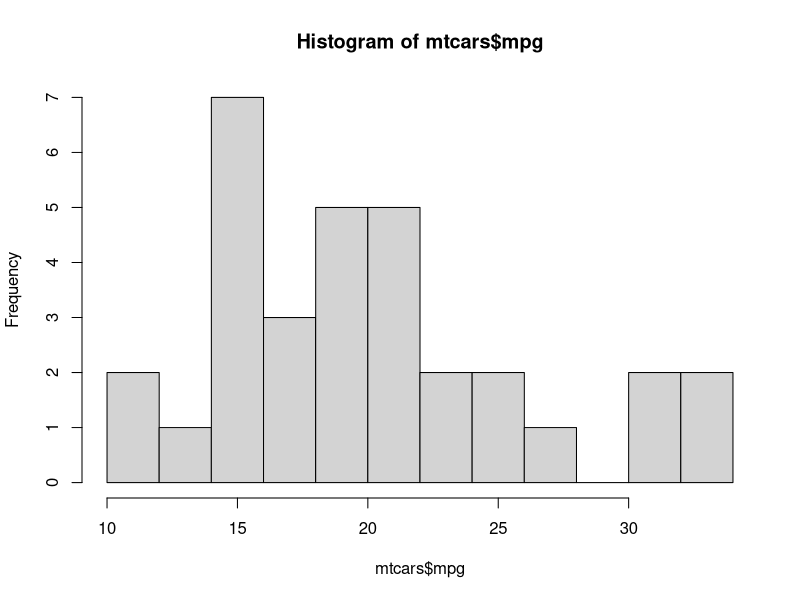
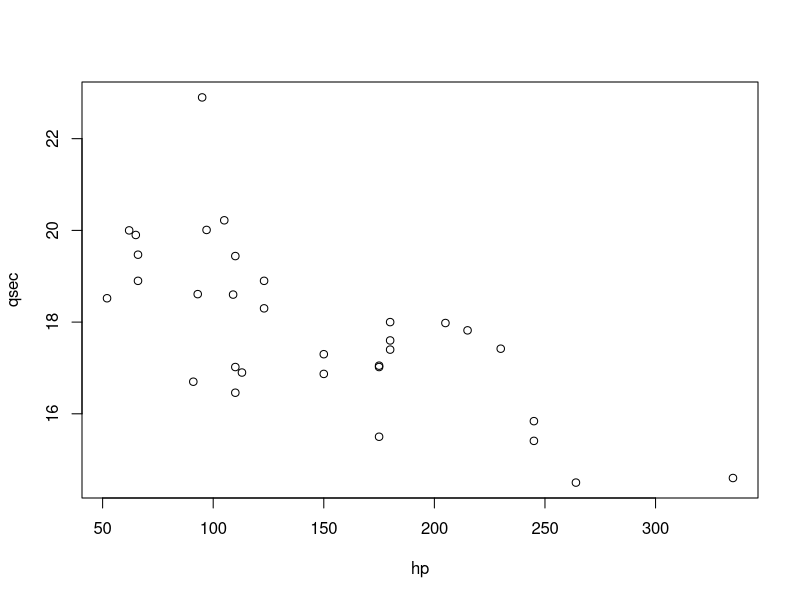
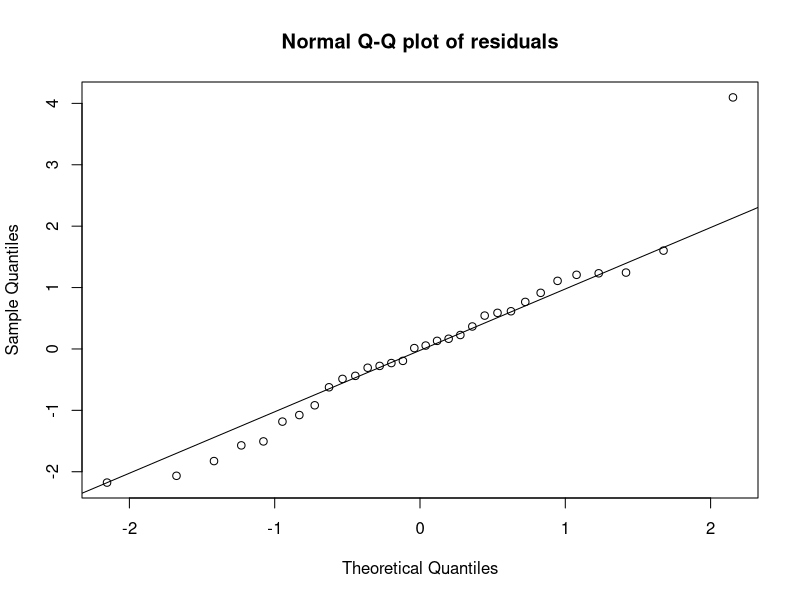
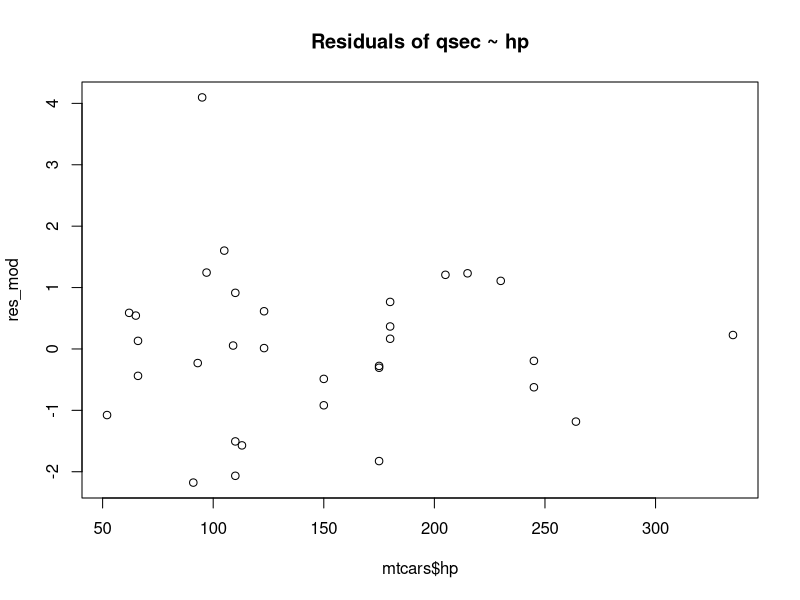
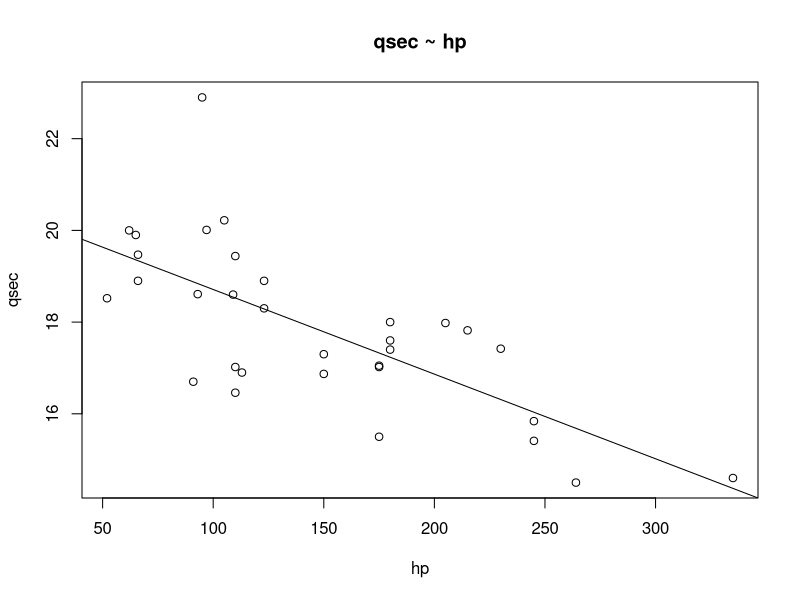
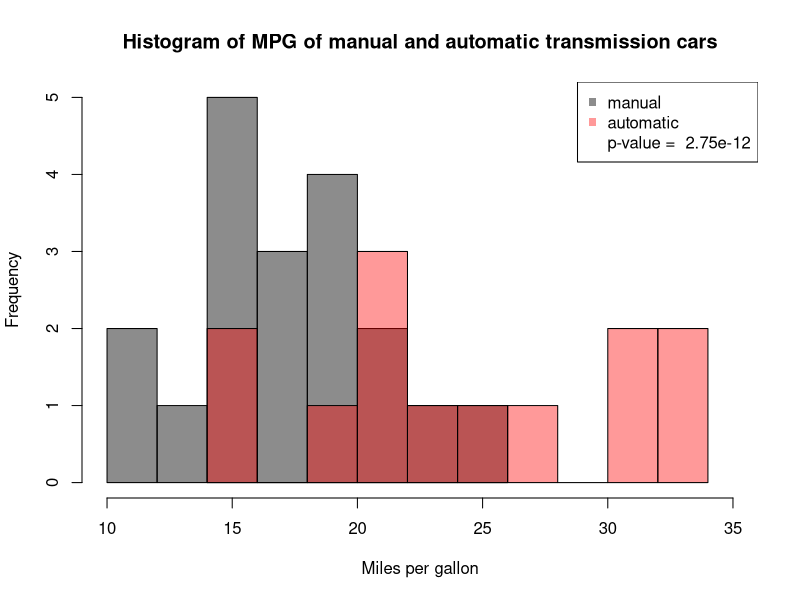
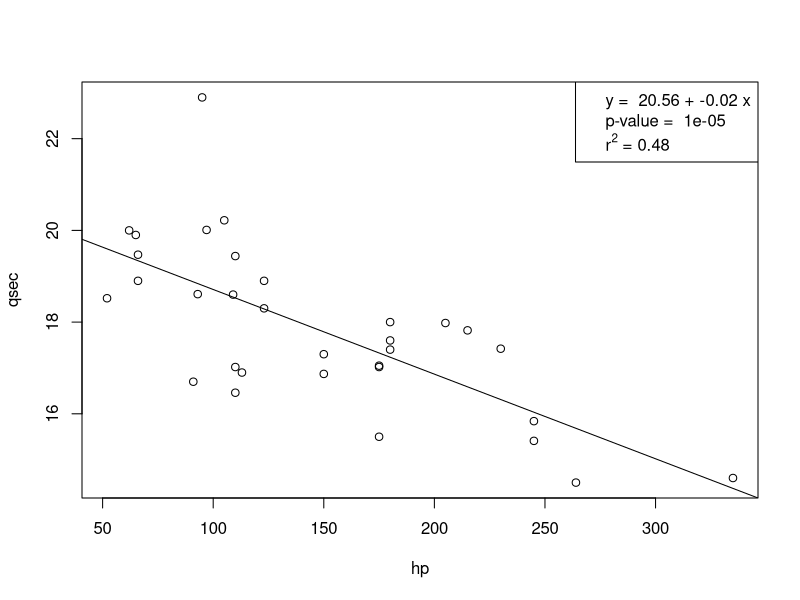

Here is the R script that generated these plots, in order:
## STATISTICS IN R WORKSHOP
## Center for Research Data and Digital Scholarship
## University of Colorado, Boulder

## N. Chardon
## 2 Nov / 8 Nov 2017

## Aims: 
## 1. Explore raw data to identify research questions and corresponding hypotheses
## 2. Identify and execute appropriate statistical tests for (1)
## 3. Check if assumptions of tests in (2) are met
## 4. Visualize and interpret results


## Using this script:
## 1. The symbol '#' denotes comments. 
##    If in the same line as a command, these comments describe what the command executes.
## 2. All sections labeled 'PRACTICE' are meant to be completed on your own. 
## 3. The corresponding voiceover to this script is available on OSF: https://osf.io/6jb9t/


## Disclaimer: This script was written by Nathalie Chardon and reflects her coding style. 
## The University of Colorado, Boulder takes no responsibility for the content.




# # # # # # # # # # # # # # # # # # # # # # # # # # # # # # # # # # # # # # # # # # # # # # # # # # 

# # WELCOME! # # 

# # # # # # # # # # # # # # # # # # # # # # # # # # # # # # # # # # # # # # # # # # # # # # # # # # 


# Introduce yourself to your neighbor(s)


# What statistical tests are used in your field, by your colleagues, and by you? 




# # # # # # # # # # # # # # # # # # # # # # # # # # # # # # # # # # # # # # # # # # # # # # # # # # 

# # GETTING STARTED # # 

# # # # # # # # # # # # # # # # # # # # # # # # # # # # # # # # # # # # # # # # # # # # # # # # # # 


# # R REVIEW # # -----------------------------------------------------------------------------------

# Executing commands (i.e. telling R what you want it to do):

# 1. '>' is the prompt (i.e. "Hi I'm R, what do you want me to do now?")

# 2. Type code (i.e. "Hi I'm your new user, this is what I want you to do.") in Console or R Script

# 3. Hit 'enter' in Console or 'run' in Script

# Keyboard shortcut:	Ctrl+Enter (Windows) or	Command+Enter (Mac)


# # INSTALL PACKAGES & LOAD DATA # # ---------------------------------------------------------------

install.packages('car') #install package needed later on

library(car) #load package into R's environment

data(mtcars) #bring mtcars dataset into environment




# # # # # # # # # # # # # # # # # # # # # # # # # # # # # # # # # # # # # # # # # # # # # # # # # # 

# # 1. RAW DATA # # 

# # # # # # # # # # # # # # # # # # # # # # # # # # # # # # # # # # # # # # # # # # # # # # # # # # 


# # DATA # # --------------------------------------------------------------------------------------- 

# What is in your data? 

head(mtcars) #displays first 6 rows of dataframe

?mtcars #documentation for this data, useful to create for own data as separate text file

summary(mtcars) #statistical summary of each column


# How is your data organized? 

colnames(mtcars) #column names

str(mtcars) #structure: make sure your numeric variables are numeric! 

dim(mtcars) #rows, columns


# # WHAT TO TEST # # -------------------------------------------------------------------------------

# What is a question you could answer with this sample data?
#
#

# EX1: Does transmission type (am) affect miles/gallon (mpg)? 

# EX2: Does horsepower (hp) affect 1/4 mile time (qsec)?


# NOTE: Best practice is, of course, to decide on your research questions prior to data collection.


# # HYPOTHESES # # ---------------------------------------------------------------------------------

# Null hypothesis (H_0): statement you expect to prove false (e.g. no effects)

# Alternative hypothesis (H_A): opposite from H_0, what you expect to happen (e.g. effects)


# What are you corresponding hypotheses (H_0 and H_A) to your question? 
#
#


# What are your hypotheses (H_0 and H_A) for EX1 and EX2?
#
#

# H1_0: Manual and automatic transmission cars have the same mpg.

# H1_A: Manual transmission cars have higher mpg.


# H2_0: Horsepower does not influence acceleration (1/4 mile time).

# H2_A: Cars with higher horsepower accelerate (have a lower 1/4 mile time) faster.


# Why set a specific null hypothesis? 

# Statistical testing = hypothesis testing

# Designed to reject, or not reject, a null hypothesis based on the data.

# They do not allow you to find evidence for, just evidence AGAINST, a statement.




# # # # # # # # # # # # # # # # # # # # # # # # # # # # # # # # # # # # # # # # # # # # # # # # # # 

# # 2. STATISTICAL TESTS # # 

# # # # # # # # # # # # # # # # # # # # # # # # # # # # # # # # # # # # # # # # # # # # # # # # # # 


# INTERPRETING STATISTICAL TESTS: P-VALUE # --------------------------------------------------------

# Probability of observing an effect given that H_0 is TRUE = observing an effect when there
# is actually no effect (false positive: Type I error). 

# We want this probability to be very low, and 5% chance is accepted in many fields.

# Significance level (alpha) is what you decide this probablity should be.

# EX: If p-value = 0.05, there is only a 5% chance your statistical test found an effect even though 
# there is none. If we set alpha = 0.05, we can REJECT H_0, as we found evidence AGAINST it.


# WHICH TEST TO USE? # -----------------------------------------------------------------------------

# For EX1 and EX2, define the independent variable, dependent variable, and variable type for each. 
#
#

# EX1

# independent variable, type (numerical continuous or discrete counts) = 

# dependent variable, type = 


# EX2

# independent variable, type = 

# dependent variable, type = 


# WILCOXON-MANN-WHITNEY TEST # ---------------------------------------------------------------------

# H_0 to test: sample means of dependent variable are equal

# Independent variable = 2 independent groups

# Dependent variable = numerical continuous

# Which of the two examples can we test with this?
#
#


# Perform a Wilcoxon-Mann-Whitney test:

wil_test <- wilcox.test(mtcars$am, mtcars$mpg) #x, y (independent, dependent variable)

# NOTE: Use additional argument (paired = TRUE) if your observations are paired (ex: before-after).


# Call wil_test to see what the probability of this result is, if H_0 were true?
#
#


# Will you reject H_0? Why or why not?
#
#


# YOUR WILCOXON-MANN-WHITNEY TEST # ----------------------------------------------------------------

# Establish hypotheses for another relationship in mtcars
# HINT: Look for categorical and numeric variables with ?mtcars
#
#

# H_0: 

# H_A:


# Create an object with a Wilcoxon-Mann-Whitney test testing this relationship
#
#


# Call your model object to decide if you reject your H_0
#
#

# reject? = 


# SIMPLE LINEAR REGRESSION # -----------------------------------------------------------------------

# H_0 to test: slope of dependent variable is 0 (there is no relationship between x and y)

# Independent variable = numerical continuous

# Dependent variable = numerical continuous

# Which of the two examples can we test with this?
#
#


# Perform a simple linear regression: 

lm(qsec ~ hp, data = mtcars) #linear model fit of (y ~ x, data = your dataframe)

# What does this output tell you?
#
#

# Intercept = 

# Slope of regression line =

# y = b + mx -->


# Store model as an object for interpretation with summary()

mod <- lm(qsec ~ hp, data = mtcars)

summ_mod <- summary(mod) #create object of model summary (this object is a list)


# Look at summ_mod. What does the second line of 'Coefficients' tell you?
#
#

# t value: estimate / std. error (used to find p-value) 

# Pr(>|t|): p-value for the t-test of H_0 (coefficient estimate or slope = 0) 
# --> Proportion of sample t distribution greater than t value, relative to 'null distribution'
# that has no effects.


# Do you reject H_0?
#
#


# YOUR SIMPLE LINEAR REGRESSION # ------------------------------------------------------------------

# Establish a H_0 for another relationship in mtcars
# HINT: Look for numeric continuous variables
#
#

# H_0: 

# H_A:


# Create an object with a linear regression model testing this relationship
#
#


# Look at your model object and write out the equation of the modeled slope
#
#

# y = b + mx


# Call summary() on your model object to decide if you reject your H_0
#
#

# reject? = 


# PRACTICE # ---------------------------------------------------------------------------------------

# Visit <https://feliperego.github.io/blog/2015/10/23/Interpreting-Model-Output-In-R> 
# and <https://stats.idre.ucla.edu/sas/output/regression-analysis/>
# to interpret and understand other model outputs.


# EXTRACTING MODEL ELEMENTS

# Coefficients

summ_mod$coefficients #all coefficients

summ_mod$coefficients[2,1] #row 2, column 1 of coefficients (= estimate for hp)

# Extract the standard error and p-value of hp, and the estimate for the intercept
#
#

summ_mod$coefficients[2,2] #standard error of hp

summ_mod$coefficients[2,4] #p-value of hp

summ_mod$coefficients[1,1] #estimate for intercept


# Residuals

summ_mod$residuals


# R-squared and adjusted r-squared 

summ_mod$r.squared #r squared

summ_mod$adj.r.squared #adjusted r squared


# NOTE: Some elements in summ_mod contain just one value, others contain a longer vector or matrix. 
# This means that individual values can either be extracted by calling that list element (with $), 
# or by indexing a position within a list element(with $ and [])


# Practice extracting other elements from summ_mod
# HINT: run str(summ_mod) to check what else this list contains
#
#




# # # # # # # # # # # # # # # # # # # # # # # # # # # # # # # # # # # # # # # # # # # # # # # # # # 

# # 3. ASSUMPTIONS # # 

# # # # # # # # # # # # # # # # # # # # # # # # # # # # # # # # # # # # # # # # # # # # # # # # # # 


# WILCOXON-MANN-WHITNEY TEST VS. T-TEST # ----------------------------------------------------------

# WILCOXON-MANN-WHITNEY TEST: is non-parametric (does not assume a certain data distribution).

# T-TEST: assumes a normal distribution of your dependent variable.


# Check if mpg from EX1 is normally distributed:

hist(mtcars$mpg, breaks = 10) #histogram of mpg with 10 splits (or 'bins')

# NOTE: Q-Q plots (discussed below) are a better way to check normality because histograms can look
# drastically different depending on the number of bins used.

# Could you use a t-test to determine if manual vs. automatic transmission cars have different mpg?
#
#




# YOUR WILCOXON-MANN-WHITNEY TEST ASSUMPTIONS # ----------------------------------------------------

# Check if your dependent variable from your test is normally distributed with a histogram as above
#
#




# THREE BASIC ASSUMPTIONS OF LINEAR REGRESSION # ---------------------------------------------------

# 1. LINEAR RELATIONSHIP between x and y # ---------------------------------------------------------

plot(qsec ~ hp, data = mtcars) 

# Is this relationship linear?
#
#




# YOUR REGRESSION - LINEARITY: Plot your y ~ x to check if the relationship is linear
#
#
# linear? = 




# 2. Residuals have a) normal distribution & are b) independent and c) identically distributed # ---

# IID: independent & identically distributed

# Residual = y - sample mean of y

# Residual standard error = average amount that residuals deviate from regression line


# Create object with residual values

res_mod <- resid(mod) #model residuals




# YOUR REGRESSION - RESIDUALS: Create an object of your residuals 
#
#




# 2.a) Check for NORMALITY with a probability (= quantile or Q-Q) plot # ---------------------------

qqnorm(res_mod, main = 'Normal Q-Q plot of residuals') #plots residual quantiles ~ normal quantiles

# NOTE: Quantiles = percentile under which the data falls (EX: 0.25 quantile = 25th percentile = 
# 25% of the data lies below this point, which is -1 for a normal distribution)


qqline(res_mod) #reference line for normal distribution (deviations from line = non-normal)


# Do residuals follow a NORMAL distribution? 
#
#

# NOTE: Another data characteristic we can see here is that there are few data at the lowest and 
# upper quantiles, which affects these quantiles. 




# YOUR REGRESSION - NORMAL DISTRIBUTION: Create a qq plot & qqline of your residuals
#
#
# normal distribution of residuals? =




# 2.b) Check for INDEPENDENCE # --------------------------------------------------------------------

plot(res_mod ~ mtcars$hp, main = 'Residuals of qsec ~ hp') #plots residuals ~ independent variable

# Are residuals INDEPENDENT of explanatory variable?
# HINT: Is there a random or non-random clustering of the residuals across x-variable?
#
#



# YOUR REGRESSION - INDEPENDENCE: Plot (residuals ~ x variable)
#
#
# residuals independent of explanatory variable? = 




# 2.c) Check for IDENTICALLY DISTRIBUTED residuals (homoscedasticity) # ----------------------------

plot(qsec ~ hp, data = mtcars, main = 'qsec ~ hp') #plots raw data

abline(mod) #add fitted linear regression line

# Are the residuals EQUALLY DISTRIBUTED across the regression line?
# HINT: Look at the distance from each point to the line (= residual).
#
#


# SYNTHESIS: Does the model qsec ~ hp meet the basic assumptions of simple linear regression?
#
#




# YOUR REGRESSION - IDENTICAL DISTRIBUTION: Plot (y ~ x) and add your regression line 
#
#
# identical distance of each data point to regression line? = 




# YOUR REGRESSION - SYNTHESIS: Does your model meet basic linear regression assumptions?
#
#




# PRACTICE # ---------------------------------------------------------------------------------------

# # 3rd ASSUMPTION of linear regression # #

# 3. Little to no multicollinearity (high correlation) in the independent variables

# Visit <https://www.statmethods.net/stats/rdiagnostics.html> for examples on how to check this


# # LINEAR REGRESSION VS. NON-PARAMETRIC TESTS # #

# SIMPLE LINEAR REGRESSION: assumes normal distribution of residuals

# NON-PARAMETRIC CORRELATION: non-parametric distribution of residuals 

# cor.test(x1, x2) #test correlation between variable 1 and variable 2


# SIMPLE LOGISTIC REGRESSION: categorical dependent variable & no normal distribution of residuals

# glm(y ~ x, data = your dataframe) #generalized linear model fit

# NOTES: 

# a) Still need to check assumptions! 
# <http://www.statisticssolutions.com/assumptions-of-logistic-regression/>

# b) Y must be factor variable (can convert with as.factor() )


# # OTHER STATISTICAL TESTS # #

# Visit <https://stats.idre.ucla.edu/other/mult-pkg/whatstat/> to understand what statistical
# tests to use with other combinations of dependent and independent variables. 

# Click on the 'R' link for a certain test to see example R code.




# # # # # # # # # # # # # # # # # # # # # # # # # # # # # # # # # # # # # # # # # # # # # # # # # #

# # 4. VISUALIZATION # # 

# # # # # # # # # # # # # # # # # # # # # # # # # # # # # # # # # # # # # # # # # # # # # # # # # # 


# WILCOXON-MANN-WHITNEY TEST # ---------------------------------------------------------------------

# Create subset data frames corresponding to the groups compared

man_tran <- mtcars[which(mtcars$am == 0),] #subset of am = 0 (need "," because extracting all rows)

aut_tran <- mtcars[which(mtcars$am == 1),] #subset of am = 1


# Create color for each group 

man_col <- rgb(0.1,0.1,0.1,0.5) #vector of (red, blue, green, alpha = transparency) between 0 and 1

aut_col <- rgb(1,0,0,0.4)

# NOTE: Can also specify this within histogram function instead of creating separate objects.


# Plot distributions of each group

hist(man_tran$mpg, #mpg of manual transmission group
     
     main = 'Histogram of MPG of manual and automatic transmission cars', #plot title
     
     xlab = 'Miles per gallon', #x-axis title
     
     xlim = c(10, 35), #create plotting space to encompass all data
     
     col = man_col) #color

hist(aut_tran$mpg, breaks = 10, #mpg of automatic transmission group
     
     add = TRUE, #adds this histogram to previous one
     
     col = aut_col)


# Why do we need to adjust the breaks in the second histogram?
# HINT: Run the code above without the 'breaks' argument.
#
#


# Add legend to last plot

legend('topright', #legend position (topright, bottomright, bottomleft, topleft)
       
       legend = c('manual', 'automatic'), #legend text
       
       pch = c(15,15), col = c(man_col, aut_col)) #symbol and color (needs to be in same order!)
       
       
# Add more descriptive legend to last plot

pval_wil <- round(wil_test$p.value, digits = 15) #round to specified (15) digits

legend('topright', #legend position (topright, bottomright, bottomleft, topleft)
       
       legend = c('manual', 'automatic',
                  
                  #paste text in quotations and extract text from other objects:
                  paste('p-value = ', pval_wil)), #concatenate strings separated by commas

       pch = c(15, 15, 15), col = c(man_col, aut_col, 'white')) #symbol and color

# NOTES: a) Third symbol invisible as p-value doesn't have a color.

# b) Legend only overwriting because it is larger than the first.

# c) Explain what statistical test you used in figure legend.


# SIMPLE LINEAR REGRESSION # -----------------------------------------------------------------------

# Review: add title, x-axis and y-axis labels to this plot
#
#

plot(qsec ~ hp, data = mtcars)


# Review: add regression line to plot

abline(mod)


# Add legend summarizing statistical results

int_mod <- round(summ_mod$coefficients[1,1], digits=2) #intercept value

est_mod <- round(summ_mod$coefficients[2,1], digits=2) #estimate value

pval_mod <- round(summ_mod$coefficients[2,4], digits=5) #p-value

r_mod <- summ_mod$adj.r.squared #adjusted r-squared = 0.48

legend('topright',
       
       legend = c(paste('y = ', int_mod, '+', est_mod, 'x'), #y = b + mx
                  
                  paste('p-value = ', pval_mod), #p-value
                  
                  expression(paste(r^2, ' = 0.48')))) #expression for mathematical text or symbols
         

# R-squared: how well model (in this case, regression) fits the data (0 = no fit, 1 = perfect fit)
# --> % of variation in y described by variation in x

# Adjusted r-squared: adjusts r-squared based on number of variables, important because r-squared
# increases with increasing number of variables


# PRACTICE # ---------------------------------------------------------------------------------------

# # YOUR HISTOGRAM FOR WILCOXON-MANN-WHITNEY TEST # #

# Follow example above to create a histogram illustrating your test results:

# Subset your data
#

# Create color vectors for each independent variable group
#

# Plot distribution of each group in one figure with hist() 
# HINT: Don't forget to add argument (add = TRUE) & set bin sizes to be equal between each group
#

# Add a basic legend
#

# Add a legend that describes your statistical result
# HINT: First create an object with your p-value that then you can insert using paste()
#




# # YOUR SCATTERPLOT FOR YOUR SIMPLE LINEAR REGRESSION TEST # #

# Follow example above to create a plot illustrating your linear regression results:

# Plot your data and give your plot a title and axes labels
#

# Add your linear regression line to your plot with abline()
#

# Add legend summarizing your statistical results
# HINT: First create objects with intercept, estimate, p-value, and r-squared values
#




# # # # # # # # # # # # # # # # # # # # # # # # # # # # # # # # # # # # # # # # # # # # # # # # # # 

# # REFERENCES # # 

# # # # # # # # # # # # # # # # # # # # # # # # # # # # # # # # # # # # # # # # # # # # # # # # # # 


# Ryan E. Langendorf and Katherine Lawry provided insightful comments and suggestions.

# Parts of this workshop reference University of Virgina, Laerd Statistics, idre, and Khan Academy:
# <http://data.library.virginia.edu/understanding-q-q-plots/>
# <https://statistics.laerd.com/statistical-guides/hypothesis-testing-3.php>
# <https://stats.idre.ucla.edu/other/mult-pkg/whatstat/>
# <https://www.khanacademy.org/math/ap-statistics/bivariate-data-ap/assessing-fit-least-squares-regression/v/r-squared-or-coefficient-of-determination>




# # # # # # # # # # # # # # # # # # # # # # # # # # # # # # # # # # # # # # # # # # # # # # # # # # 

# # RESOURCES # # 

# # # # # # # # # # # # # # # # # # # # # # # # # # # # # # # # # # # # # # # # # # # # # # # # # # 


# # CU BOULDER # #

# Center for Research Data and Digital Scholarship
# Hacky Hours: Wednesdays 4-6PM (Norlin E206)
# Events: < http://www.colorado.edu/crdds/events >
# Listserv: < https://lists.colorado.edu/sympa/subscribe/crdds-news >
# Workshop voiceovers and scripts: < https://osf.io/6jb9t/ >

# Laboratory for Interdisciplinary Statistical Analysis
# <http://www.colorado.edu/lab/lisa/resources>


# # ONLINE SUPPORT # # 

# R Cheat Sheets:
# <https://www.rstudio.com/resources/cheatsheets/>

# Data Carpentry
# <http://www.datacarpentry.org/R-ecology-lesson/04-visualization-ggplot2.html>

# R manuals by CRAN
# <https://cran.r-project.org/manuals.html>

# Basic Reference Card
# <https://cran.r-project.org/doc/contrib/Short-refcard.pdf>

# R for Beginners (Emmanuel Paradis)
# <https://cran.r-project.org/doc/contrib/Paradis-rdebuts_en.pdf>

# The R Guide (W. J. Owen)
# <https://cran.r-project.org/doc/contrib/Owen-TheRGuide.pdf>

# An Introduction to R (Longhow Lam)
# <https://cran.r-project.org/doc/contrib/Lam-IntroductionToR_LHL.pdf>

# Cookbook for R
# <http://www.cookbook-r.com/>

# Advanced R (Hadley Wickham)
# <http://adv-r.had.co.nz/>

# rseek: search most online R documentation and discussion forums
# <http://rseek.org/>

# The R Inferno: useful for trouble shooting errors
# <http://www.burns-stat.com/documents/books/the-r-inferno/>

# Google: endless blogs, posted Q & A, tutorials, references guides where you're often
# directed to sites such as Stackoverflow, Crossvalidated, and the R-help mailing list.


# # ONLINE TUTORIALS # #

# YouTube R channel
# <https://www.youtube.com/user/TheLearnR>

# R Programming in Coursera
# <https://www.coursera.org/learn/r-programming>

# Various R videos
# <http://jeromyanglim.blogspot.co.uk/2010/05/videos-on-data-analysis-with-r.html>



# # # # # # # # # # # # # # # # # # # # # # # # # # # # # # # # # # # # # # # # # # # # # # # # # #
